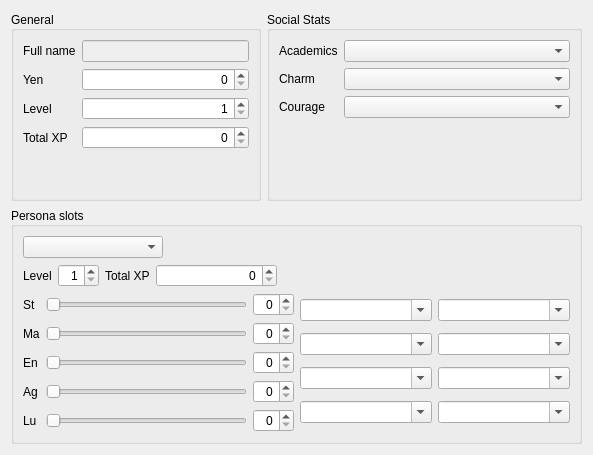
<?xml version="1.0" encoding="UTF-8"?>
<ui version="4.0">
 <class>TabCharacter</class>
 <widget class="QWidget" name="TabCharacter">
  <property name="geometry">
   <rect>
    <x>0</x>
    <y>0</y>
    <width>593</width>
    <height>455</height>
   </rect>
  </property>
  <property name="windowTitle">
   <string>Form</string>
  </property>
  <layout class="QGridLayout" name="gridLayout_3" columnstretch="0,0">
   <item row="0" column="0">
    <widget class="QGroupBox" name="formGroupBox">
     <property name="maximumSize">
      <size>
       <width>250</width>
       <height>16777215</height>
      </size>
     </property>
     <property name="styleSheet">
      <string notr="true"/>
     </property>
     <property name="title">
      <string>General</string>
     </property>
     <property name="alignment">
      <set>Qt::AlignmentFlag::AlignLeading|Qt::AlignmentFlag::AlignLeft|Qt::AlignmentFlag::AlignVCenter</set>
     </property>
     <layout class="QFormLayout" name="formLayout">
      <item row="0" column="0">
       <widget class="QLabel" name="label">
        <property name="text">
         <string>Full name</string>
        </property>
       </widget>
      </item>
      <item row="0" column="1">
       <widget class="QLineEdit" name="full_name_txt">
        <property name="enabled">
         <bool>false</bool>
        </property>
       </widget>
      </item>
      <item row="1" column="0">
       <widget class="QLabel" name="label_2">
        <property name="text">
         <string>Yen</string>
        </property>
       </widget>
      </item>
      <item row="1" column="1">
       <widget class="QSpinBox" name="yen_spin">
        <property name="sizePolicy">
         <sizepolicy hsizetype="Expanding" vsizetype="Fixed">
          <horstretch>0</horstretch>
          <verstretch>0</verstretch>
         </sizepolicy>
        </property>
        <property name="alignment">
         <set>Qt::AlignmentFlag::AlignRight|Qt::AlignmentFlag::AlignTrailing|Qt::AlignmentFlag::AlignVCenter</set>
        </property>
        <property name="maximum">
         <number>9999999</number>
        </property>
       </widget>
      </item>
      <item row="2" column="0">
       <widget class="QLabel" name="label_16">
        <property name="text">
         <string>Level</string>
        </property>
       </widget>
      </item>
      <item row="2" column="1">
       <widget class="QSpinBox" name="mc_level_spin">
        <property name="sizePolicy">
         <sizepolicy hsizetype="Expanding" vsizetype="Fixed">
          <horstretch>0</horstretch>
          <verstretch>0</verstretch>
         </sizepolicy>
        </property>
        <property name="alignment">
         <set>Qt::AlignmentFlag::AlignRight|Qt::AlignmentFlag::AlignTrailing|Qt::AlignmentFlag::AlignVCenter</set>
        </property>
        <property name="minimum">
         <number>1</number>
        </property>
       </widget>
      </item>
      <item row="3" column="0">
       <widget class="QLabel" name="label_17">
        <property name="text">
         <string>Total XP</string>
        </property>
       </widget>
      </item>
      <item row="3" column="1">
       <widget class="QSpinBox" name="mc_xp_spin">
        <property name="sizePolicy">
         <sizepolicy hsizetype="Expanding" vsizetype="Fixed">
          <horstretch>0</horstretch>
          <verstretch>0</verstretch>
         </sizepolicy>
        </property>
        <property name="alignment">
         <set>Qt::AlignmentFlag::AlignRight|Qt::AlignmentFlag::AlignTrailing|Qt::AlignmentFlag::AlignVCenter</set>
        </property>
        <property name="maximum">
         <number>999999999</number>
        </property>
       </widget>
      </item>
     </layout>
    </widget>
   </item>
   <item row="1" column="0" colspan="2">
    <widget class="QGroupBox" name="verticalGroupBox">
     <property name="title">
      <string>Persona slots</string>
     </property>
     <property name="alignment">
      <set>Qt::AlignmentFlag::AlignLeading|Qt::AlignmentFlag::AlignLeft|Qt::AlignmentFlag::AlignVCenter</set>
     </property>
     <layout class="QVBoxLayout" name="verticalLayout" stretch="0,0,0">
      <item>
       <widget class="QComboBox" name="persona_cmb">
        <property name="sizePolicy">
         <sizepolicy hsizetype="Fixed" vsizetype="Fixed">
          <horstretch>0</horstretch>
          <verstretch>0</verstretch>
         </sizepolicy>
        </property>
        <property name="maximumSize">
         <size>
          <width>140</width>
          <height>16777215</height>
         </size>
        </property>
        <property name="maxVisibleItems">
         <number>12</number>
        </property>
        <property name="insertPolicy">
         <enum>QComboBox::InsertPolicy::NoInsert</enum>
        </property>
       </widget>
      </item>
      <item>
       <layout class="QHBoxLayout" name="horizontalLayout_15" stretch="0,0,0">
        <property name="sizeConstraint">
         <enum>QLayout::SizeConstraint::SetDefaultConstraint</enum>
        </property>
        <item>
         <layout class="QFormLayout" name="formLayout_8">
          <item row="0" column="0">
           <widget class="QLabel" name="persona_lv_lbl">
            <property name="text">
             <string>Level</string>
            </property>
           </widget>
          </item>
          <item row="0" column="1">
           <widget class="QSpinBox" name="persona_lv_spin">
            <property name="alignment">
             <set>Qt::AlignmentFlag::AlignRight|Qt::AlignmentFlag::AlignTrailing|Qt::AlignmentFlag::AlignVCenter</set>
            </property>
            <property name="minimum">
             <number>1</number>
            </property>
           </widget>
          </item>
         </layout>
        </item>
        <item>
         <layout class="QFormLayout" name="formLayout_7">
          <item row="0" column="0">
           <widget class="QLabel" name="persona_xp_lbl">
            <property name="text">
             <string>Total XP</string>
            </property>
           </widget>
          </item>
          <item row="0" column="1">
           <widget class="QSpinBox" name="persona_xp_spin">
            <property name="sizePolicy">
             <sizepolicy hsizetype="Expanding" vsizetype="Fixed">
              <horstretch>0</horstretch>
              <verstretch>0</verstretch>
             </sizepolicy>
            </property>
            <property name="maximumSize">
             <size>
              <width>121</width>
              <height>16777215</height>
             </size>
            </property>
            <property name="alignment">
             <set>Qt::AlignmentFlag::AlignRight|Qt::AlignmentFlag::AlignTrailing|Qt::AlignmentFlag::AlignVCenter</set>
            </property>
            <property name="maximum">
             <number>999999999</number>
            </property>
           </widget>
          </item>
         </layout>
        </item>
        <item>
         <spacer name="horizontalSpacer">
          <property name="orientation">
           <enum>Qt::Orientation::Horizontal</enum>
          </property>
          <property name="sizeType">
           <enum>QSizePolicy::Policy::Maximum</enum>
          </property>
          <property name="sizeHint" stdset="0">
           <size>
            <width>271</width>
            <height>20</height>
           </size>
          </property>
         </spacer>
        </item>
       </layout>
      </item>
      <item>
       <layout class="QHBoxLayout" name="horizontalLayout" stretch="1,1">
        <item>
         <layout class="QFormLayout" name="formLayout_2">
          <item row="0" column="0">
           <widget class="QLabel" name="st_label">
            <property name="text">
             <string>St</string>
            </property>
           </widget>
          </item>
          <item row="0" column="1">
           <layout class="QHBoxLayout" name="horizontalLayout_2">
            <item>
             <widget class="QSlider" name="st_sld">
              <property name="minimum">
               <number>0</number>
              </property>
              <property name="orientation">
               <enum>Qt::Orientation::Horizontal</enum>
              </property>
             </widget>
            </item>
            <item>
             <widget class="QSpinBox" name="st_spin">
              <property name="alignment">
               <set>Qt::AlignmentFlag::AlignRight|Qt::AlignmentFlag::AlignTrailing|Qt::AlignmentFlag::AlignVCenter</set>
              </property>
              <property name="minimum">
               <number>0</number>
              </property>
              <property name="value">
               <number>0</number>
              </property>
             </widget>
            </item>
           </layout>
          </item>
          <item row="1" column="0">
           <widget class="QLabel" name="ma_label">
            <property name="text">
             <string>Ma</string>
            </property>
           </widget>
          </item>
          <item row="2" column="0">
           <widget class="QLabel" name="en_label">
            <property name="text">
             <string>En</string>
            </property>
           </widget>
          </item>
          <item row="3" column="0">
           <widget class="QLabel" name="ag_label">
            <property name="text">
             <string>Ag</string>
            </property>
           </widget>
          </item>
          <item row="4" column="0">
           <widget class="QLabel" name="lu_label">
            <property name="text">
             <string>Lu</string>
            </property>
           </widget>
          </item>
          <item row="1" column="1">
           <layout class="QHBoxLayout" name="horizontalLayout_4">
            <item>
             <widget class="QSlider" name="ma_sld">
              <property name="minimum">
               <number>0</number>
              </property>
              <property name="orientation">
               <enum>Qt::Orientation::Horizontal</enum>
              </property>
             </widget>
            </item>
            <item>
             <widget class="QSpinBox" name="ma_spin">
              <property name="alignment">
               <set>Qt::AlignmentFlag::AlignRight|Qt::AlignmentFlag::AlignTrailing|Qt::AlignmentFlag::AlignVCenter</set>
              </property>
              <property name="minimum">
               <number>0</number>
              </property>
              <property name="value">
               <number>0</number>
              </property>
             </widget>
            </item>
           </layout>
          </item>
          <item row="2" column="1">
           <layout class="QHBoxLayout" name="horizontalLayout_7">
            <item>
             <widget class="QSlider" name="en_sld">
              <property name="minimum">
               <number>0</number>
              </property>
              <property name="orientation">
               <enum>Qt::Orientation::Horizontal</enum>
              </property>
             </widget>
            </item>
            <item>
             <widget class="QSpinBox" name="en_spin">
              <property name="alignment">
               <set>Qt::AlignmentFlag::AlignRight|Qt::AlignmentFlag::AlignTrailing|Qt::AlignmentFlag::AlignVCenter</set>
              </property>
              <property name="minimum">
               <number>0</number>
              </property>
              <property name="value">
               <number>0</number>
              </property>
             </widget>
            </item>
           </layout>
          </item>
          <item row="3" column="1">
           <layout class="QHBoxLayout" name="horizontalLayout_8">
            <item>
             <widget class="QSlider" name="ag_sld">
              <property name="minimum">
               <number>0</number>
              </property>
              <property name="orientation">
               <enum>Qt::Orientation::Horizontal</enum>
              </property>
             </widget>
            </item>
            <item>
             <widget class="QSpinBox" name="ag_spin">
              <property name="alignment">
               <set>Qt::AlignmentFlag::AlignRight|Qt::AlignmentFlag::AlignTrailing|Qt::AlignmentFlag::AlignVCenter</set>
              </property>
              <property name="minimum">
               <number>0</number>
              </property>
              <property name="value">
               <number>0</number>
              </property>
             </widget>
            </item>
           </layout>
          </item>
          <item row="4" column="1">
           <layout class="QHBoxLayout" name="horizontalLayout_9">
            <item>
             <widget class="QSlider" name="lu_sld">
              <property name="minimum">
               <number>0</number>
              </property>
              <property name="orientation">
               <enum>Qt::Orientation::Horizontal</enum>
              </property>
             </widget>
            </item>
            <item>
             <widget class="QSpinBox" name="lu_spin">
              <property name="alignment">
               <set>Qt::AlignmentFlag::AlignRight|Qt::AlignmentFlag::AlignTrailing|Qt::AlignmentFlag::AlignVCenter</set>
              </property>
              <property name="minimum">
               <number>0</number>
              </property>
              <property name="value">
               <number>0</number>
              </property>
             </widget>
            </item>
           </layout>
          </item>
         </layout>
        </item>
        <item>
         <layout class="QGridLayout" name="gridLayout_2">
          <item row="0" column="1">
           <widget class="QComboBox" name="skill_cmb_5">
            <property name="editable">
             <bool>true</bool>
            </property>
            <property name="insertPolicy">
             <enum>QComboBox::InsertPolicy::NoInsert</enum>
            </property>
           </widget>
          </item>
          <item row="1" column="1">
           <widget class="QComboBox" name="skill_cmb_6">
            <property name="editable">
             <bool>true</bool>
            </property>
            <property name="insertPolicy">
             <enum>QComboBox::InsertPolicy::NoInsert</enum>
            </property>
           </widget>
          </item>
          <item row="2" column="1">
           <widget class="QComboBox" name="skill_cmb_7">
            <property name="editable">
             <bool>true</bool>
            </property>
            <property name="insertPolicy">
             <enum>QComboBox::InsertPolicy::NoInsert</enum>
            </property>
           </widget>
          </item>
          <item row="0" column="0">
           <widget class="QComboBox" name="skill_cmb_1">
            <property name="editable">
             <bool>true</bool>
            </property>
            <property name="insertPolicy">
             <enum>QComboBox::InsertPolicy::NoInsert</enum>
            </property>
           </widget>
          </item>
          <item row="1" column="0">
           <widget class="QComboBox" name="skill_cmb_2">
            <property name="editable">
             <bool>true</bool>
            </property>
            <property name="insertPolicy">
             <enum>QComboBox::InsertPolicy::NoInsert</enum>
            </property>
           </widget>
          </item>
          <item row="2" column="0">
           <widget class="QComboBox" name="skill_cmb_3">
            <property name="editable">
             <bool>true</bool>
            </property>
            <property name="insertPolicy">
             <enum>QComboBox::InsertPolicy::NoInsert</enum>
            </property>
           </widget>
          </item>
          <item row="3" column="0">
           <widget class="QComboBox" name="skill_cmb_4">
            <property name="editable">
             <bool>true</bool>
            </property>
            <property name="insertPolicy">
             <enum>QComboBox::InsertPolicy::NoInsert</enum>
            </property>
           </widget>
          </item>
          <item row="3" column="1">
           <widget class="QComboBox" name="skill_cmb_8">
            <property name="editable">
             <bool>true</bool>
            </property>
            <property name="insertPolicy">
             <enum>QComboBox::InsertPolicy::NoInsert</enum>
            </property>
           </widget>
          </item>
         </layout>
        </item>
       </layout>
      </item>
     </layout>
    </widget>
   </item>
   <item row="0" column="1">
    <widget class="QGroupBox" name="formGroupBox_3">
     <property name="title">
      <string>Social Stats</string>
     </property>
     <property name="alignment">
      <set>Qt::AlignmentFlag::AlignLeading|Qt::AlignmentFlag::AlignLeft|Qt::AlignmentFlag::AlignVCenter</set>
     </property>
     <property name="flat">
      <bool>false</bool>
     </property>
     <layout class="QFormLayout" name="formLayout_3">
      <item row="0" column="0">
       <widget class="QLabel" name="label_8">
        <property name="text">
         <string>Academics</string>
        </property>
       </widget>
      </item>
      <item row="1" column="0">
       <widget class="QLabel" name="label_9">
        <property name="text">
         <string>Charm</string>
        </property>
       </widget>
      </item>
      <item row="2" column="0">
       <widget class="QLabel" name="label_10">
        <property name="text">
         <string>Courage</string>
        </property>
       </widget>
      </item>
      <item row="0" column="1">
       <widget class="QComboBox" name="academics_cmb"/>
      </item>
      <item row="1" column="1">
       <widget class="QComboBox" name="charm_cmb"/>
      </item>
      <item row="2" column="1">
       <widget class="QComboBox" name="courage_cmb"/>
      </item>
     </layout>
    </widget>
   </item>
  </layout>
 </widget>
 <resources/>
 <connections>
  <connection>
   <sender>ma_sld</sender>
   <signal>valueChanged(int)</signal>
   <receiver>ma_spin</receiver>
   <slot>setValue(int)</slot>
   <hints>
    <hint type="sourcelabel">
     <x>235</x>
     <y>312</y>
    </hint>
    <hint type="destinationlabel">
     <x>291</x>
     <y>331</y>
    </hint>
   </hints>
  </connection>
  <connection>
   <sender>ma_spin</sender>
   <signal>valueChanged(int)</signal>
   <receiver>ma_sld</receiver>
   <slot>setValue(int)</slot>
   <hints>
    <hint type="sourcelabel">
     <x>291</x>
     <y>331</y>
    </hint>
    <hint type="destinationlabel">
     <x>241</x>
     <y>326</y>
    </hint>
   </hints>
  </connection>
  <connection>
   <sender>st_sld</sender>
   <signal>valueChanged(int)</signal>
   <receiver>st_spin</receiver>
   <slot>setValue(int)</slot>
   <hints>
    <hint type="sourcelabel">
     <x>241</x>
     <y>293</y>
    </hint>
    <hint type="destinationlabel">
     <x>291</x>
     <y>298</y>
    </hint>
   </hints>
  </connection>
  <connection>
   <sender>st_spin</sender>
   <signal>valueChanged(int)</signal>
   <receiver>st_sld</receiver>
   <slot>setValue(int)</slot>
   <hints>
    <hint type="sourcelabel">
     <x>291</x>
     <y>298</y>
    </hint>
    <hint type="destinationlabel">
     <x>232</x>
     <y>283</y>
    </hint>
   </hints>
  </connection>
  <connection>
   <sender>en_sld</sender>
   <signal>valueChanged(int)</signal>
   <receiver>en_spin</receiver>
   <slot>setValue(int)</slot>
   <hints>
    <hint type="sourcelabel">
     <x>241</x>
     <y>359</y>
    </hint>
    <hint type="destinationlabel">
     <x>291</x>
     <y>364</y>
    </hint>
   </hints>
  </connection>
  <connection>
   <sender>ag_sld</sender>
   <signal>valueChanged(int)</signal>
   <receiver>ag_spin</receiver>
   <slot>setValue(int)</slot>
   <hints>
    <hint type="sourcelabel">
     <x>241</x>
     <y>392</y>
    </hint>
    <hint type="destinationlabel">
     <x>291</x>
     <y>397</y>
    </hint>
   </hints>
  </connection>
  <connection>
   <sender>en_spin</sender>
   <signal>valueChanged(int)</signal>
   <receiver>en_sld</receiver>
   <slot>setValue(int)</slot>
   <hints>
    <hint type="sourcelabel">
     <x>291</x>
     <y>364</y>
    </hint>
    <hint type="destinationlabel">
     <x>241</x>
     <y>359</y>
    </hint>
   </hints>
  </connection>
  <connection>
   <sender>ag_spin</sender>
   <signal>valueChanged(int)</signal>
   <receiver>ag_sld</receiver>
   <slot>setValue(int)</slot>
   <hints>
    <hint type="sourcelabel">
     <x>291</x>
     <y>397</y>
    </hint>
    <hint type="destinationlabel">
     <x>241</x>
     <y>392</y>
    </hint>
   </hints>
  </connection>
  <connection>
   <sender>lu_sld</sender>
   <signal>valueChanged(int)</signal>
   <receiver>lu_spin</receiver>
   <slot>setValue(int)</slot>
   <hints>
    <hint type="sourcelabel">
     <x>241</x>
     <y>425</y>
    </hint>
    <hint type="destinationlabel">
     <x>291</x>
     <y>430</y>
    </hint>
   </hints>
  </connection>
  <connection>
   <sender>lu_spin</sender>
   <signal>valueChanged(int)</signal>
   <receiver>lu_sld</receiver>
   <slot>setValue(int)</slot>
   <hints>
    <hint type="sourcelabel">
     <x>291</x>
     <y>430</y>
    </hint>
    <hint type="destinationlabel">
     <x>241</x>
     <y>425</y>
    </hint>
   </hints>
  </connection>
 </connections>
</ui>
